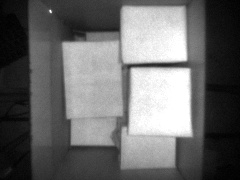
#> input picture image_processing/img3.jpg, 240 x 180 px, found by its file name
$ python contour.py
#> lines starting #> are read from the running program, lines starting #| are printed output that depends on the picture; after the words box and inside, x2 and y2 are one past the last pixel; in counts of white or black regions, pixels touching at a corner belong together
import cv2
import numpy as np

image = cv2.imread('images/img3.jpg')
#> image is the input picture: shape (180, 240, 3); min 0, max 255, mean 105.1
gray = cv2.cvtColor(image, cv2.COLOR_BGR2GRAY)

blurred = cv2.GaussianBlur(gray, (5, 5), 0)

_, thresholded = cv2.threshold(blurred, 225, 255, cv2.THRESH_BINARY)
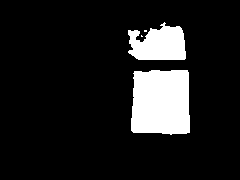
#> thresholded: shape (180, 240); 12% white; 4 white regions (2 under 20 px)

contours, _ = cv2.findContours(thresholded, cv2.RETR_EXTERNAL, cv2.CHAIN_APPROX_SIMPLE)
#> contours = 4 contours, 2 with area under 20; largest, box (x1, y1, x2, y2) and area: (131, 70, 190, 135) 3442, (128, 22, 186, 60) 1527
contour_image = np.zeros_like(image)
cv2.drawContours(contour_image, contours, -1, (0, 255, 0), 2)  # Green color, line thickness 2
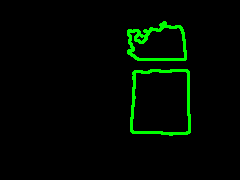
#> contour_image: shape (180, 240, 3); mean of channels 0, 1, 2 0, 8.5, 0; drawn as B, G, R

filtered_contour_image = np.zeros_like(image)

# Define a minimum contour area threshold
min_contour_area =400

# Filter and draw the contours based on their area
for contour in contours:
    contour_area = cv2.contourArea(contour)
    print(contour_area)
    if contour_area > min_contour_area:
        cv2.drawContours(filtered_contour_image, [contour], -1, (0, 255, 0), 2)
#> this loop made 4 passes
#> contour_area on passes 1, 4: 3442, 1527
#| 3442.0
#| 0.5
#| 2.0
#| 1527.0

cv2.imshow('Original Image', image)
cv2.imshow('threshold Image', thresholded)
# cv2.imshow('Contour Image',filtered_contour_image)
cv2.waitKey(0)
cv2.destroyAllWindows()
